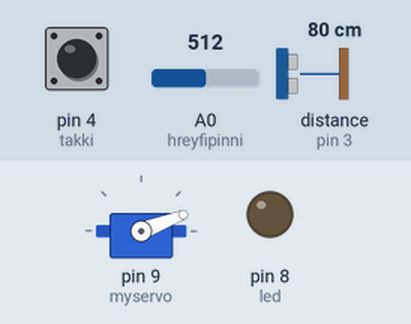
Recording of a sketch running on a simulated Arduino Uno, built with avr-gcc and run on an emulated ATmega328P. Shown: servo, output pins drawn as LEDs (lit = HIGH). Wiring (inferred from the names in the program): ultrasonic range finder: trigger pin 2; echo pin 3. The inputs (shaded band) are chosen by the test bench; at power-on: pin 4 (takki) HIGH, distance to the obstacle (sensor on pin 3) 80 cm, A0 (hreyfipinni) = 512. The echo pulse lasts 58.3 µs per cm; pins used as bus, display or sensor lines are not drawn; what the sketch prints to the serial monitor is not drawn.

Above: at 1.2 s.
1.3 s: pin 4 (takki) pulled LOW for 0.15 s
At 2.4 s:
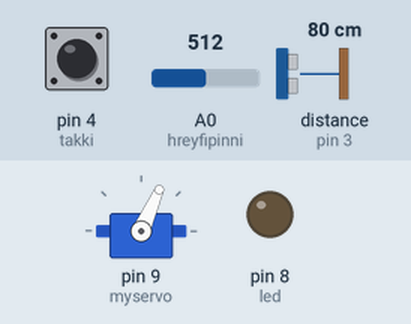
4.3 s: distance to the obstacle (sensor on pin 3) set to 2 cm
At 5.5 s:
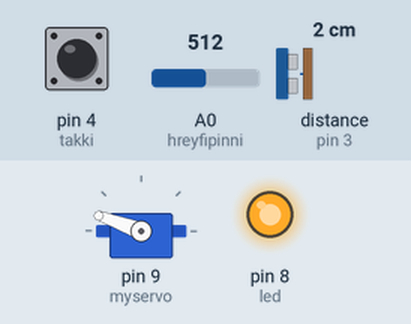
5.8 s: distance to the obstacle (sensor on pin 3) set to 19 cm
7.3 s: distance to the obstacle (sensor on pin 3) set to 22 cm
At 8.1 s:
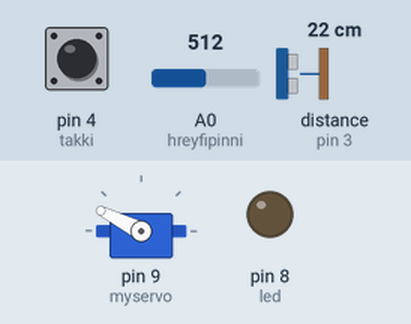
10.3 s: distance to the obstacle (sensor on pin 3) set to 4 cm
At 11.5 s:
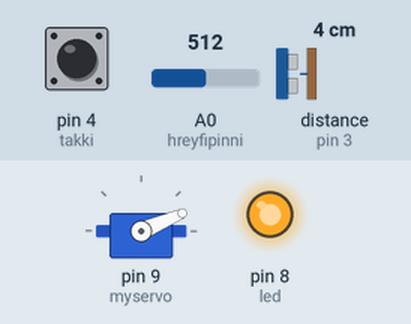
Timing chart, 0 to 13.3 s (numbered marks = the images above; inputs shaded):
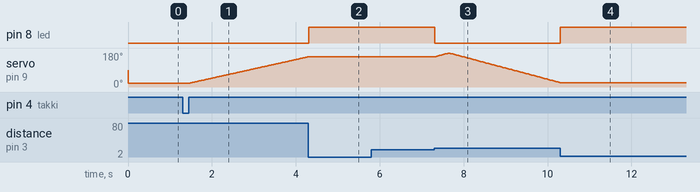

The sketch:

Lokaverkefni.ino
```cpp
#include <Servo.h> //using the servo library

Servo myservo; // create an servo object
int hreyfipinni = A0;
int takki = 4;
int takkiStada = HIGH;
int takkiStadaAdur = LOW;
int hreyfipinniStada = 0;
int teljari = 20;
int mode = 0;
int stopp = 0;
int led = 8;
int x = 0;
const int TrigPin = 2;//Trig attach to pin2
const int EchoPin = 3;//Echo attach to pin3
float cm; // fjöldi cm sem mældir eru

void setup() {
  Serial.begin(9600);
  myservo.attach(9);
  pinMode(TrigPin,OUTPUT);
  pinMode(EchoPin,INPUT);
  pinMode(led,OUTPUT);
  pinMode(takki,INPUT_PULLUP);
}

void loop() {
  digitalWrite(TrigPin,LOW);
  delayMicroseconds(2);
  digitalWrite(TrigPin,HIGH);
  delayMicroseconds(10);
  digitalWrite(TrigPin,LOW);

  cm = pulseIn(EchoPin,HIGH)/58.0;
  cm = (int(cm * 100.0))/100.0;
  if(cm <= 20) {
      digitalWrite(led,HIGH);
      stopp=1;
    }
    else if(cm > 20) {
      digitalWrite(led,LOW);
      stopp=0;
    }
  if(mode==1) {
    hreyfipinniStada = analogRead(hreyfipinni);
    Serial.print(hreyfipinniStada);
    Serial.print(" ");
    if(hreyfipinniStada>600) {
      teljari++;
    }
    if(hreyfipinniStada<400) {
      teljari--;
    }
    if(teljari<20) {
      teljari=20;
    }
    if(teljari>180) {
      teljari=180;
    }
  }
  else if(mode==0) {
    if(stopp==1) {
      teljari=teljari;
    }
    else {
      if(teljari==180) {
        x=1;
      }
      if(teljari==20) {
        x=0;
      }if(x==1) {
        teljari--;
      }
      if(x==0) {
        teljari++;
      }
    }
  }
  takkiStada = digitalRead(takki);
  if(takkiStada == HIGH && takkiStadaAdur == LOW) {
    if(mode==1){
      mode = 0;
    }
    else if(mode==0){
      mode=1;
    }
  }
  takkiStadaAdur = takkiStada;

  myservo.write(teljari);
  delay(15);
}
```

Measured:
- the behaviour switches between 20 and 21 cm on distance to the obstacle (sensor on pin 3) (found by bisection; images 2 and 3)
- after the input at 1.3 s, servo on pin 9 (myservo): moves from 21° to 160° over 2.8 s, starting after 0.19 s
- after the input at 4.3 s, pin 8 (led): LOW → HIGH at once; servo on pin 9 (myservo): stays 160° (without the input it goes to 161° after 0.01 s)
- after the input at 5.8 s, every drawn part: stays the same
- after the input at 7.3 s, pin 8 (led): HIGH → LOW at once; servo on pin 9 (myservo): rises from 160° to 179° in 0.30 s, then falls to 23° in 2.7 s
- after the input at 10.3 s, pin 8 (led): LOW → HIGH at once; servo on pin 9 (myservo): stops changing and stays 23°
